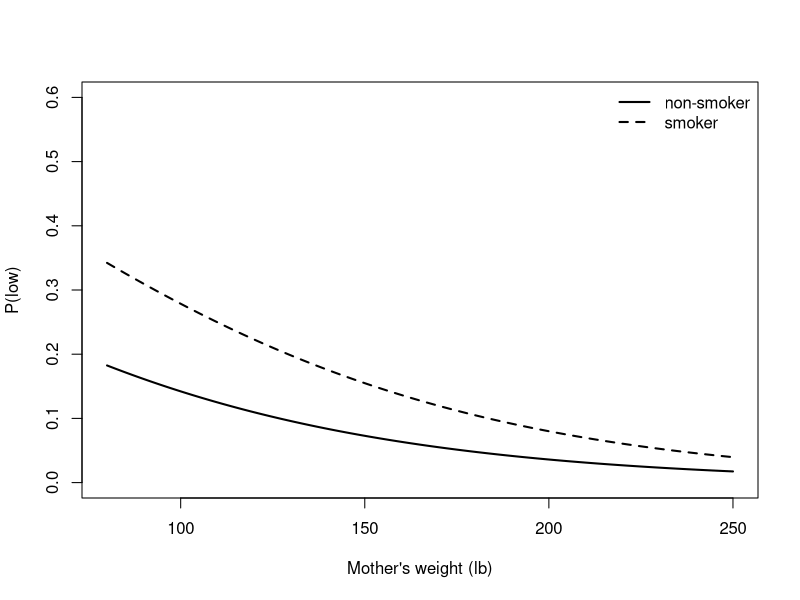

The R source for this figure:
## ---- chunk 1
knitr::opts_chunk$set(echo = TRUE, message = FALSE, warning = FALSE)
## ---- chunk 2
library(MASS)
bw <- with(birthwt, data.frame(
  low   = low,
  age   = age,
  lwt   = lwt,                                   # mother's weight (lb)
  race  = factor(race, labels = c("white", "black", "other")),
  smoke = smoke,
  ptd   = as.integer(ptl > 0),                   # previous premature labour
  ht    = ht,                                    # hypertension
  ui    = ui                                     # uterine irritability
))
table(bw$low)
## ---- chunk 3
lpm <- lm(low ~ age + lwt + race + smoke + ptd + ht + ui, data = bw)
range(fitted(lpm))          # some "probabilities" are negative
sum(fitted(lpm) < 0)
## ---- chunk 4
fit <- glm(low ~ age + lwt + race + smoke + ptd + ht + ui,
           family = binomial, data = bw)
summary(fit)
## ---- chunk 5
# confint() on a glm profiles the likelihood (it does not use +/- 1.96 se)
round(exp(cbind(OR = coef(fit), confint(fit))), 3)
## ---- chunk 6
nd <- data.frame(age = 25, lwt = 120, race = "white", smoke = c(0, 1),
                 ptd = 0, ht = 0, ui = 0)
eta <- predict(fit, nd, type = "link")
p   <- predict(fit, nd, type = "response")
cbind(eta, p, check = plogis(eta))
# Slope of the probability in a covariate: beta * p (1 - p) <= beta / 4
coef(fit)["lwt"] * p[1] * (1 - p[1])   # change in P(low) per extra lb, non-smoker
coef(fit)["lwt"] / 4                   # the upper bound
## ---- chunk 7
grid <- expand.grid(age = 25, lwt = 80:250, race = "white", smoke = 0:1,
                    ptd = 0, ht = 0, ui = 0)
grid$p <- predict(fit, grid, type = "response")
plot(p ~ lwt, data = subset(grid, smoke == 0), type = "l", lwd = 2,
     ylim = c(0, 0.6), xlab = "Mother's weight (lb)", ylab = "P(low)")
lines(p ~ lwt, data = subset(grid, smoke == 1), lwd = 2, lty = 2)
legend("topright", c("non-smoker", "smoker"), lty = 1:2, lwd = 2, bty = "n")
